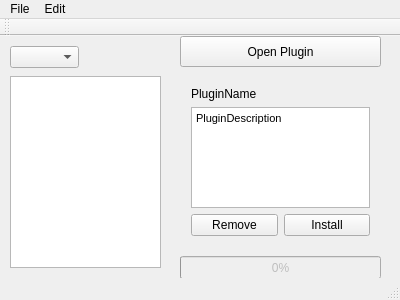
<?xml version="1.0" encoding="UTF-8"?>
<ui version="4.0">
 <class>MainWindow</class>
 <widget class="QMainWindow" name="MainWindow">
  <property name="geometry">
   <rect>
    <x>0</x>
    <y>0</y>
    <width>400</width>
    <height>300</height>
   </rect>
  </property>
  <property name="windowTitle">
   <string>µPIT By HowToCompute</string>
  </property>
  <widget class="QWidget" name="centralWidget">
   <widget class="QComboBox" name="EngineVersionSelector">
    <property name="geometry">
     <rect>
      <x>10</x>
      <y>10</y>
      <width>69</width>
      <height>22</height>
     </rect>
    </property>
   </widget>
   <widget class="QWidget" name="verticalLayoutWidget_2">
    <property name="geometry">
     <rect>
      <x>180</x>
      <y>40</y>
      <width>201</width>
      <height>171</height>
     </rect>
    </property>
    <layout class="QVBoxLayout" name="PluginDetails">
     <item>
      <widget class="QLabel" name="PluginName">
       <property name="text">
        <string>PluginName</string>
       </property>
      </widget>
     </item>
     <item>
      <widget class="QTextEdit" name="PluginDescription">
       <property name="html">
        <string>&lt;!DOCTYPE HTML PUBLIC &quot;-//W3C//DTD HTML 4.0//EN&quot; &quot;http://www.w3.org/TR/REC-html40/strict.dtd&quot;&gt;
&lt;html&gt;&lt;head&gt;&lt;meta name=&quot;qrichtext&quot; content=&quot;1&quot; /&gt;&lt;style type=&quot;text/css&quot;&gt;
p, li { white-space: pre-wrap; }
&lt;/style&gt;&lt;/head&gt;&lt;body style=&quot; font-family:'MS Shell Dlg 2'; font-size:8.25pt; font-weight:400; font-style:normal;&quot;&gt;
&lt;p style=&quot; margin-top:0px; margin-bottom:0px; margin-left:0px; margin-right:0px; -qt-block-indent:0; text-indent:0px;&quot;&gt;PluginDescription&lt;/p&gt;
&lt;p style=&quot;-qt-paragraph-type:empty; margin-top:0px; margin-bottom:0px; margin-left:0px; margin-right:0px; -qt-block-indent:0; text-indent:0px;&quot;&gt;&lt;br /&gt;&lt;/p&gt;&lt;/body&gt;&lt;/html&gt;</string>
       </property>
      </widget>
     </item>
     <item>
      <layout class="QHBoxLayout" name="PluginOptions">
       <item>
        <widget class="QPushButton" name="RemovePluginButton">
         <property name="text">
          <string>Remove</string>
         </property>
        </widget>
       </item>
       <item>
        <widget class="QPushButton" name="InstallPluginButton">
         <property name="text">
          <string>Install</string>
         </property>
        </widget>
       </item>
      </layout>
     </item>
    </layout>
   </widget>
   <widget class="QPushButton" name="OpenPluginButton">
    <property name="geometry">
     <rect>
      <x>180</x>
      <y>0</y>
      <width>201</width>
      <height>31</height>
     </rect>
    </property>
    <property name="text">
     <string>Open Plugin</string>
    </property>
   </widget>
   <widget class="QListWidget" name="PluginList">
    <property name="geometry">
     <rect>
      <x>10</x>
      <y>40</y>
      <width>151</width>
      <height>192</height>
     </rect>
    </property>
   </widget>
   <widget class="QProgressBar" name="progressBar">
    <property name="enabled">
     <bool>false</bool>
    </property>
    <property name="geometry">
     <rect>
      <x>180</x>
      <y>220</y>
      <width>201</width>
      <height>23</height>
     </rect>
    </property>
    <property name="value">
     <number>0</number>
    </property>
    <property name="textVisible">
     <bool>true</bool>
    </property>
   </widget>
  </widget>
  <widget class="QMenuBar" name="menuBar">
   <property name="geometry">
    <rect>
     <x>0</x>
     <y>0</y>
     <width>400</width>
     <height>21</height>
    </rect>
   </property>
   <widget class="QMenu" name="menuFile">
    <property name="title">
     <string>File</string>
    </property>
    <addaction name="actionOpen_Plugin"/>
    <addaction name="actionInstall_Plugin"/>
    <addaction name="actionRemove_Plugin"/>
   </widget>
   <widget class="QMenu" name="menuEdit">
    <property name="title">
     <string>Edit</string>
    </property>
    <addaction name="actionAdd_Unreal_Engine_Install"/>
   </widget>
   <addaction name="menuFile"/>
   <addaction name="menuEdit"/>
  </widget>
  <widget class="QToolBar" name="mainToolBar">
   <attribute name="toolBarArea">
    <enum>TopToolBarArea</enum>
   </attribute>
   <attribute name="toolBarBreak">
    <bool>false</bool>
   </attribute>
  </widget>
  <widget class="QStatusBar" name="statusBar"/>
  <action name="actionAdd_Unreal_Engine_Install">
   <property name="text">
    <string>Add Unreal Engine Install</string>
   </property>
  </action>
  <action name="actionOpen_Plugin">
   <property name="text">
    <string>Open Plugin</string>
   </property>
   <property name="shortcut">
    <string>Ctrl+O</string>
   </property>
  </action>
  <action name="actionInstall_Plugin">
   <property name="text">
    <string>Install Plugin</string>
   </property>
  </action>
  <action name="actionRemove_Plugin">
   <property name="text">
    <string>Remove Plugin</string>
   </property>
  </action>
 </widget>
 <layoutdefault spacing="6" margin="11"/>
 <resources/>
 <connections/>
</ui>
